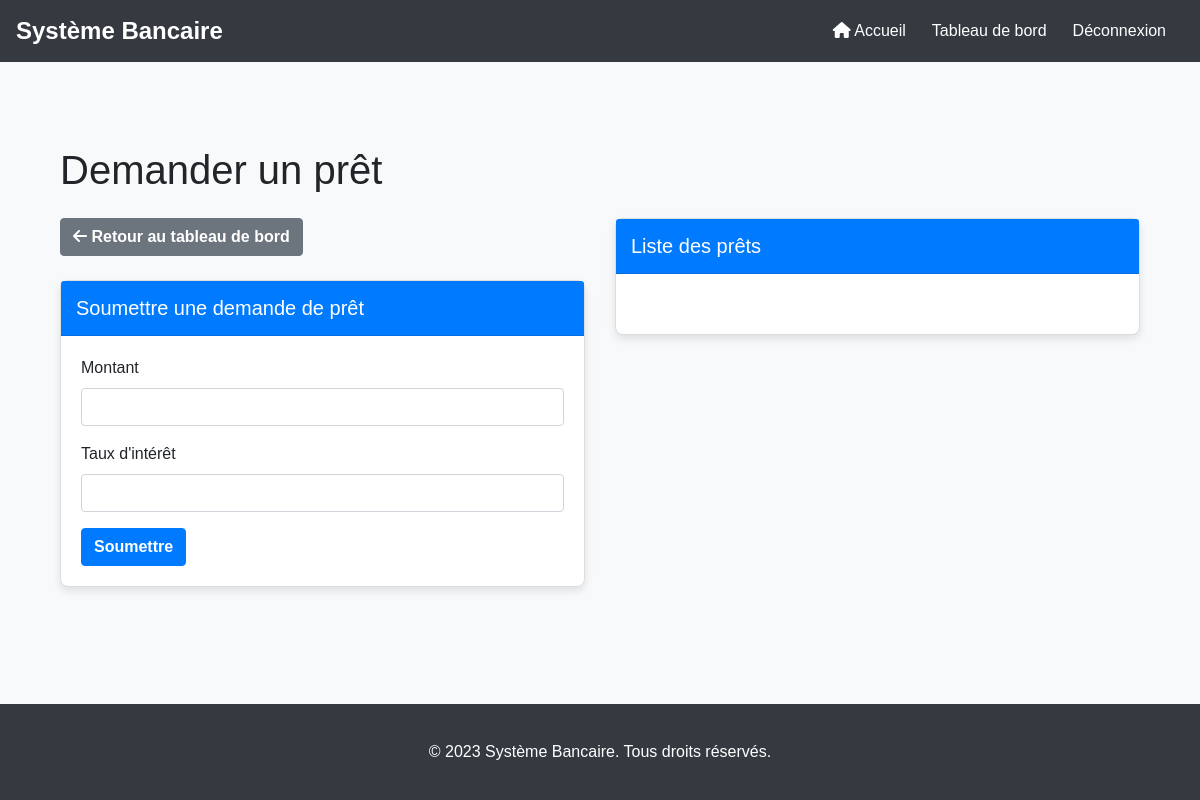
Before: /loans (signed in) with the older database file.
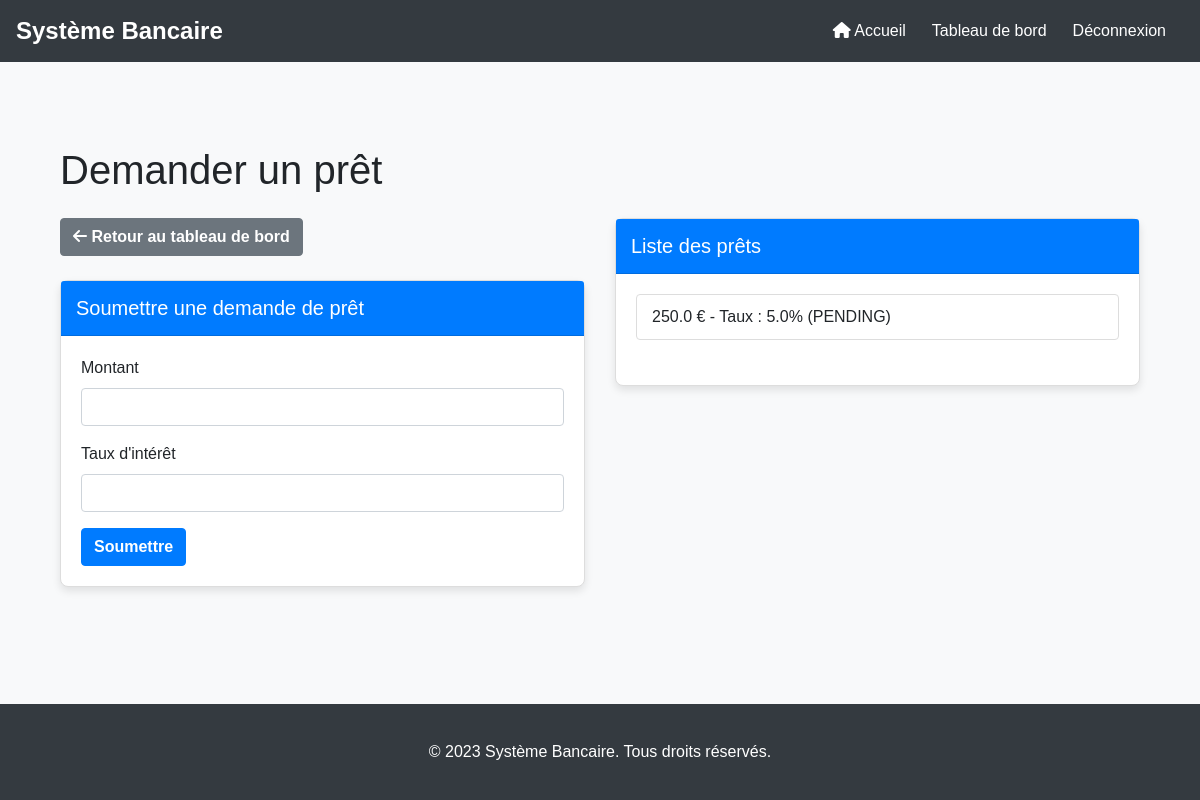
After: the same page with the newer database file.
### tables this page shows
CREATE TABLE loans (
                id INTEGER PRIMARY KEY AUTOINCREMENT,
                user_id INTEGER,
                amount REAL,
                interest_rate REAL,
                status TEXT NOT NULL CHECK(status IN ('PENDING', 'APPROVED', 'REJECTED')),
                FOREIGN KEY (user_id) REFERENCES users (id)
            );

### app.py (the view, shortened to what this page needs)
@app.route('/loans', methods=['GET', 'POST'])
def loans():
    user = get_current_user()
    if not user:
        return redirect(url_for('login'))
    with sqlite3.connect(DATABASE) as conn:
        cursor = conn.cursor()
        cursor.execute('SELECT * FROM loans WHERE user_id = ?', (user[0],))
        loans = cursor.fetchall()
    return render_template("loans.html", loans=loans)

### app.py (called while the page is built)
def get_current_user():
    if not session.get('user_id'):
        return None
    with sqlite3.connect(DATABASE, timeout=10) as conn:
        cursor = conn.cursor()
        cursor.execute('SELECT * FROM users WHERE id = ?', (session['user_id'],))
        return cursor.fetchone()

### templates/loans.html (shortened to what this page needs)
{% extends "base.html" %}
{% block content %}
<div class="container">
    <h1 class="mt-4">Demander un prêt</h1>
    <div class="row mt-4">
        <div class="col-md-6">
             <div class="mb-4">
                <a href="{{ url_for('dashboard') }}" class="btn btn-secondary">
                    <i class="fas fa-arrow-left"></i> Retour au tableau de bord
                </a>
            </div>
            <div class="card">
                <div class="card-header bg-primary text-white">
                    <h5 class="card-title">Soumettre une demande de prêt</h5>
                </div>
                <div class="card-body">
                    <form method="POST">
                        <div class="form-group">
                            <label for="amount">Montant</label>
                            <input type="number" class="form-control" id="amount" name="amount" step="0.01" required>
                        </div>
                        <div class="form-group">
                            <label for="interest_rate">Taux d'intérêt</label>
                            <input type="number" class="form-control" id="interest_rate" name="interest_rate" step="0.01" required>
                        </div>
                        <button type="submit" class="btn btn-primary">Soumettre</button>
                    </form>
                </div>
            </div>
        </div>
        <div class="col-md-6">
            <div class="card">
                <div class="card-header bg-primary text-white">
                    <h5 class="card-title">Liste des prêts</h5>
                </div>
                <div class="card-body">
                    <ul class="list-group">
                        {% for loan in loans %}
                        <li class="list-group-item">
                            {{ loan[2] }} € - Taux : {{ loan[3] }}% ({{ loan[4] }})
                        </li>
                        {% endfor %}
                    </ul>
                </div>
            </div>
        </div>
    </div>
</div>
{% endblock %}

Changed rows visible on the page:
added loans: amount "250.0", interest_rate "5.0", status "PENDING"
